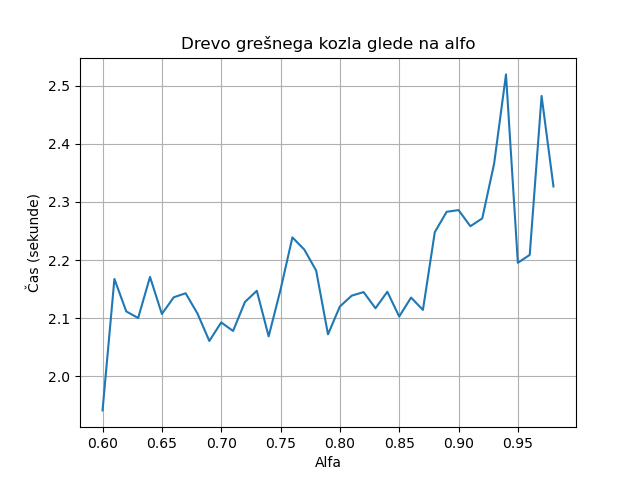

This figure's Python source:
# plot.py
import matplotlib.pyplot as plt
import csv

INPUT_FILE = "results2.csv"

alphas = []
times = []

with open(INPUT_FILE, "r") as f:
    reader = csv.reader(f)
    next(reader)  # skip header
    for row in reader:
        alphas.append(float(row[0]))
        times.append(float(row[1]))

plt.figure()
plt.plot(alphas, times)
plt.xlabel("Alfa")
plt.ylabel("Čas (sekunde)")
plt.title("Drevo grešnega kozla glede na alfo")
plt.grid()

plt.savefig("plot.png")
plt.show()
